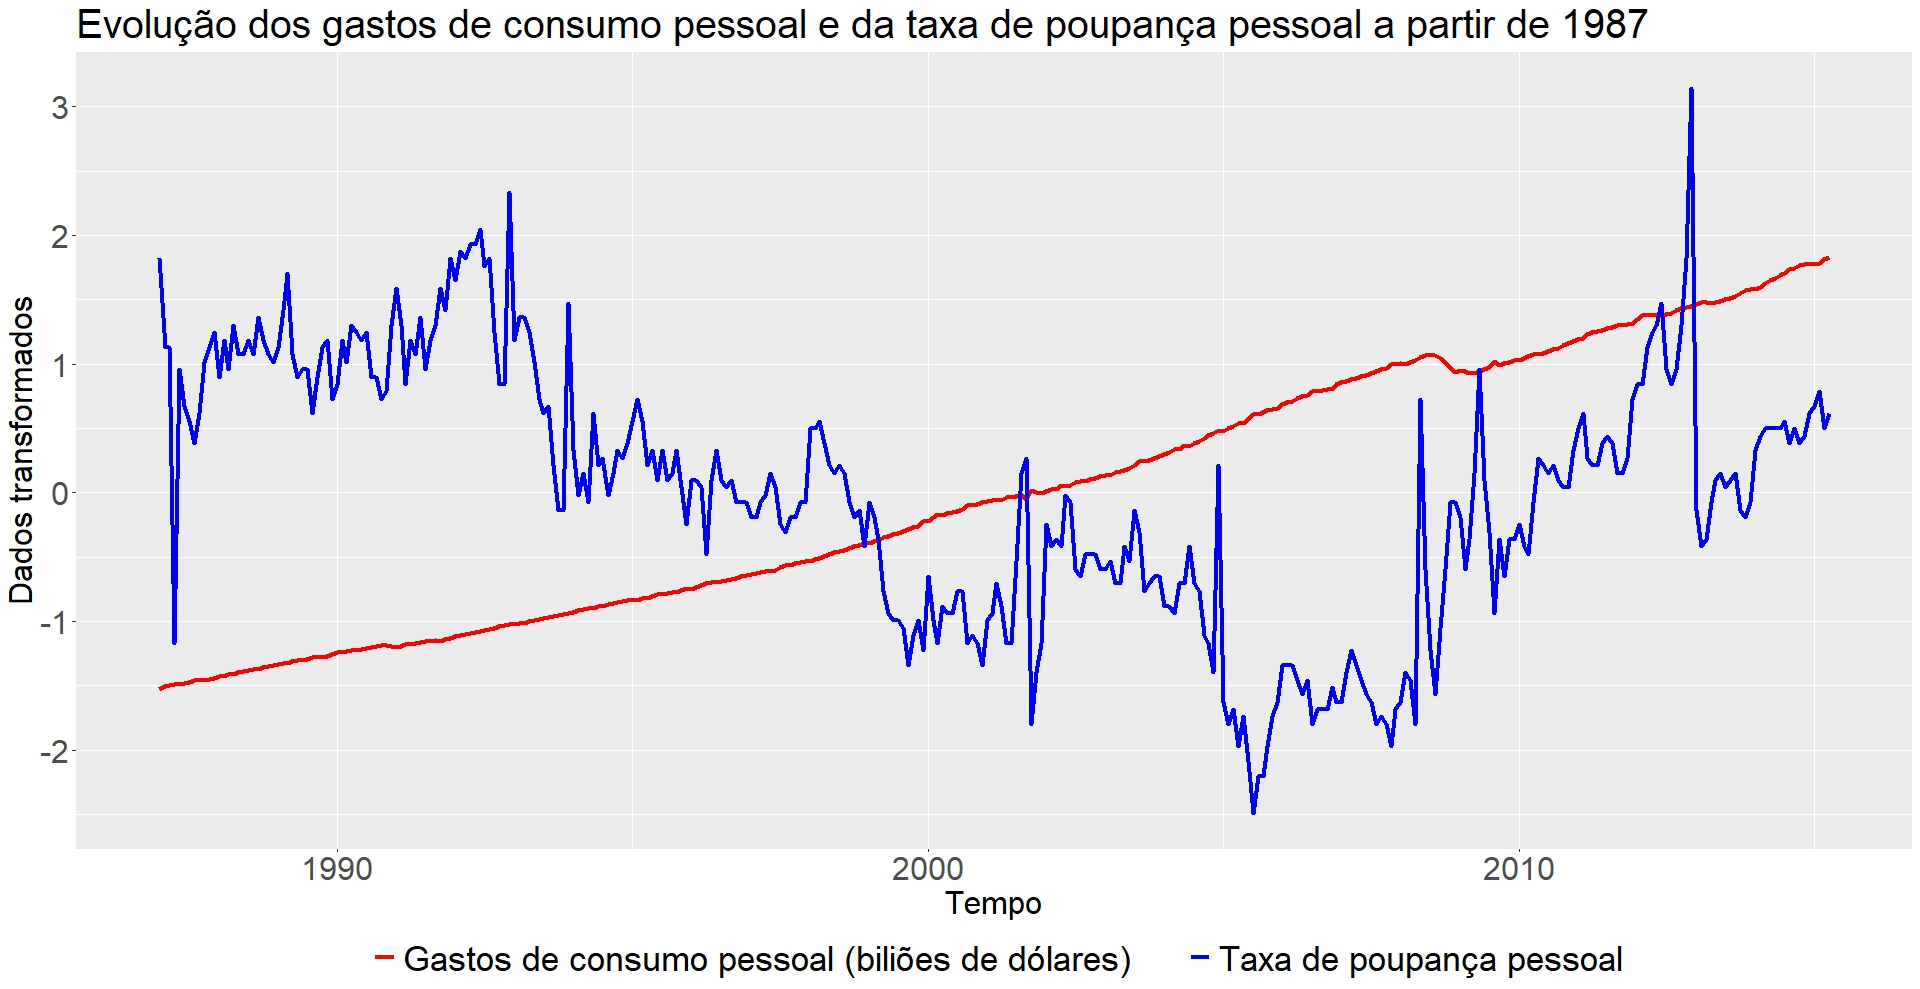

Write the R code that produced this figure.
library(rio)
library(ggplot2)

# Carregamento dos dados
econ <- import("https://web.tecnico.ulisboa.pt/~paulo.soares/pe/projeto/econ.xlsx")

# Filtragem dos dados por data
econ <- subset(econ, as.Date(econ$tempo) >= as.Date("1987-01-01"))

# Variáveis a utilizar
X1 <- econ$gcp
X2 <- econ$tpp

# Transformação aos dados
Z1 <- (X1 - mean(X1)) / sd(X1)
Z2 <- (X2 - mean(X2)) / sd(X2)

# Dados para a construção do gráfico
df <- data.frame(econ$tempo, X1, X2)

# Construção do gráfico
dev.new()
ggplot(data = df, mapping = aes(x = econ$tempo)) +
  geom_line(aes(y = Z1, color = "Gastos de consumo pessoal (biliões de dólares)     "),
            size = 1.5) +
  geom_line(aes(y = Z2, color = "Taxa de poupança pessoal"), size = 1.5) +
  scale_color_manual("", values = c("red", "blue")) +
  labs(x = "Tempo", y = "Dados transformados",
       title = paste("Evolução dos gastos de consumo pessoal e da",
                     "taxa de poupança pessoal a partir de 1987")) +
  theme(  plot.title = element_text(size = 30),
          axis.title.x = element_text(size = 24), axis.title.y = element_text(size = 24),
          legend.text = element_text(size = 26), legend.key = element_blank(),
          axis.text.x = element_text(size = 24), axis.text.y = element_text(size = 24), 
          legend.position = "bottom")
